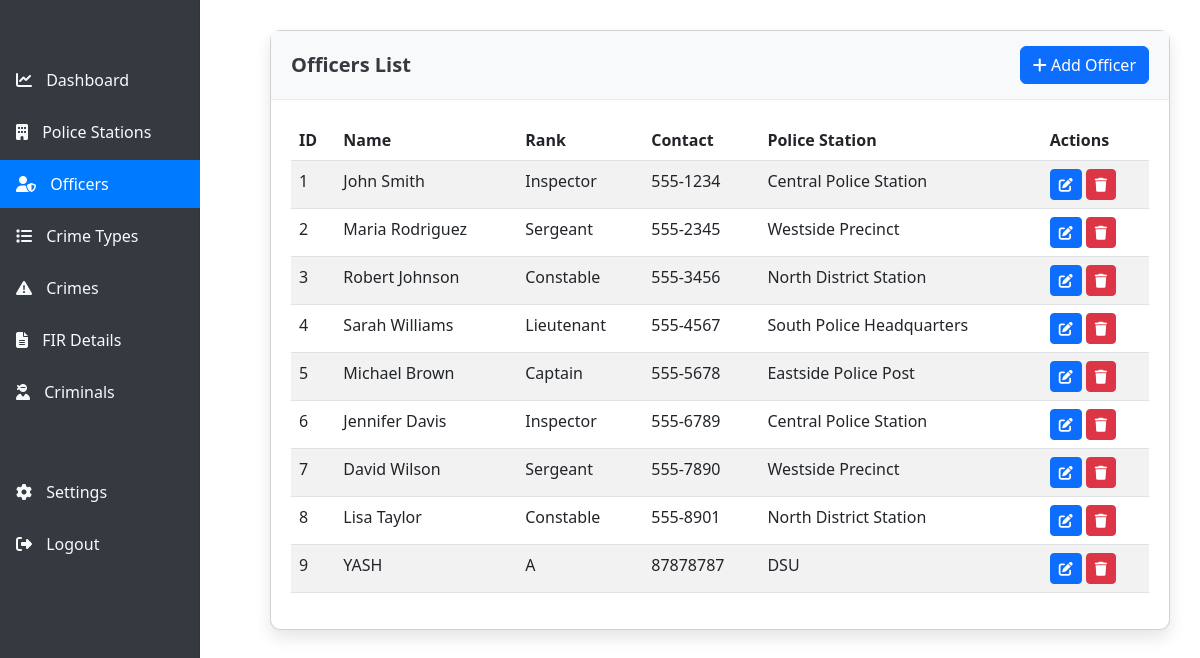
Screenshot of /officers/ (signed in) with the database file from the repository.
### crime_management/models.py (models this page shows, shortened)
class Officer(models.Model):
    officer_id = models.AutoField(primary_key=True)
    name = models.CharField(max_length=100)
    off_rank = models.CharField(max_length=50, null=True, blank=True)
    contact = models.CharField(max_length=20, null=True, blank=True)
    station = models.ForeignKey(PoliceStation, on_delete=models.CASCADE)

class PoliceStation(models.Model):
    station_id = models.AutoField(primary_key=True)
    name = models.CharField(max_length=100)
    contact_person = models.CharField(max_length=100, null=True, blank=True)
    status = models.CharField(max_length=50, null=True, blank=True)
    area_id = models.CharField(max_length=50, null=True, blank=True)
    address = models.CharField(max_length=255, null=True, blank=True)

### crime_management/views.py (the view)
# urls.py: path('officers/', views.officers, name='officers'),
@login_required
def officers(request):
    all_officers = Officer.objects.all()
    return render(request, 'officers.html', {'officers': all_officers})

### crime_management/templates/officers.html (shortened to what this page needs)
{% extends 'base.html' %}
{% block content %}
<div class="card">
    <div class="card-header d-flex justify-content-between align-items-center">
        <h5>Officers List</h5>
        <a href="{% url 'add_officer' %}" class="btn btn-primary">
            <i class="fas fa-plus"></i> Add Officer
        </a>
    </div>
    <div class="card-body">
        <div class="table-responsive">
            <table class="table table-striped data-table">
                <thead>
                    <tr>
                        <th>ID</th>
                        <th>Name</th>
                        <th>Rank</th>
                        <th>Contact</th>
                        <th>Police Station</th>
                        <th>Actions</th>
                    </tr>
                </thead>
                <tbody>
                    {% for officer in officers %}
                    <tr>
                        <td>{{ officer.officer_id }}</td>
                        <td>{{ officer.name }}</td>
                        <td>{{ officer.off_rank|default:"-" }}</td>
                        <td>{{ officer.contact|default:"-" }}</td>
                        <td>{{ officer.station.name }}</td>
                        <td>
                            <div class="action-buttons">
                                <a href="{% url 'edit_officer' officer.officer_id %}" class="btn btn-sm btn-primary" data-bs-toggle="tooltip" title="Edit">
                                    <i class="fas fa-edit"></i>
                                </a>
                                <a href="{% url 'delete_officer' officer.officer_id %}" class="btn btn-sm btn-danger delete-btn" data-bs-toggle="tooltip" title="Delete">
                                    <i class="fas fa-trash"></i>
                                </a>
                            </div>
                        </td>
                    </tr>
                    {% empty %}
                    <tr>
                        <td colspan="6" class="text-center">No officers found</td>
                    </tr>
                    {% endfor %}
                </tbody>
            </table>
        </div>
    </div>
</div>
{% endblock %}

### crime_management/templates/base.html (style rules this page uses)
.card { border-radius: 10px; box-shadow: 0 0.5rem 1rem rgba(0, 0, 0, 0.1); margin-bottom: 30px; }
.card-header { background-color: #f8f9fa; border-bottom: 1px solid #e9ecef; padding: 15px 20px; border-radius: 10px 10px 0 0; }
.card-header h5 { margin-bottom: 0; color: #343a40; font-weight: 600; }
.card-body { padding: 20px; }

### rows the page displays
Officer: officer_id "1", name "John Smith", off_rank "Inspector", contact "555-1234", station.name "Central Police Station"
Officer: officer_id "2", name "Maria Rodriguez", off_rank "Sergeant", contact "555-2345", station.name "Westside Precinct"
Officer: officer_id "3", name "Robert Johnson", off_rank "Constable", contact "555-3456", station.name "North District Station"
Officer: officer_id "4", name "Sarah Williams", off_rank "Lieutenant", contact "555-4567", station.name "South Police Headquarters"
Officer: officer_id "5", name "Michael Brown", off_rank "Captain", contact "555-5678", station.name "Eastside Police Post"
Officer: officer_id "6", name "Jennifer Davis", off_rank "Inspector", contact "555-6789", station.name "Central Police Station"
Officer: officer_id "7", name "David Wilson", off_rank "Sergeant", contact "555-7890", station.name "Westside Precinct"
Officer: officer_id "8", name "Lisa Taylor", off_rank "Constable", contact "555-8901", station.name "North District Station"
Officer: officer_id "9", name "YASH", off_rank "A", contact "87878787", station.name "DSU"
